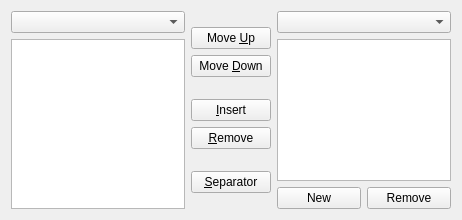
<?xml version="1.0" encoding="UTF-8"?>
<ui version="4.0">
 <class>Toolbar_Editor</class>
 <widget class="QWidget" name="Toolbar_Editor">
  <property name="geometry">
   <rect>
    <x>0</x>
    <y>0</y>
    <width>462</width>
    <height>220</height>
   </rect>
  </property>
  <property name="minimumSize">
   <size>
    <width>330</width>
    <height>220</height>
   </size>
  </property>
  <layout class="QGridLayout" name="gridLayout">
   <item row="0" column="0">
    <widget class="QComboBox" name="combo_menu">
     <property name="toolTip">
      <string>Select a menu</string>
     </property>
     <property name="whatsThis">
      <string>Lists the available menus to get the corresponding actions</string>
     </property>
    </widget>
   </item>
   <item row="0" column="2">
    <widget class="QComboBox" name="combo_toolbar">
     <property name="toolTip">
      <string>Select toolbar</string>
     </property>
     <property name="whatsThis">
      <string>List the available toolbars. The selected one will be edited</string>
     </property>
    </widget>
   </item>
   <item row="1" column="2">
    <widget class="QListWidget" name="list_toolbar">
     <property name="whatsThis">
      <string>Lists the actions in the selected toolbar</string>
     </property>
    </widget>
   </item>
   <item row="2" column="2">
    <layout class="QHBoxLayout" name="horizontalLayout">
     <item>
      <widget class="QPushButton" name="button_add_toolbar">
       <property name="toolTip">
        <string>Add new Toolbar</string>
       </property>
       <property name="text">
        <string>New</string>
       </property>
       <property name="icon">
        <iconset theme="list-add">
         <normaloff>.</normaloff>.</iconset>
       </property>
      </widget>
     </item>
     <item>
      <widget class="QPushButton" name="button_remove_toolbar">
       <property name="toolTip">
        <string>Delete selected toolbar</string>
       </property>
       <property name="text">
        <string>Remove</string>
       </property>
       <property name="icon">
        <iconset theme="list-remove">
         <normaloff>.</normaloff>.</iconset>
       </property>
      </widget>
     </item>
    </layout>
   </item>
   <item row="1" column="0" rowspan="2">
    <widget class="QListWidget" name="list_menu">
     <property name="whatsThis">
      <string>Lists the available actions for the selected menu</string>
     </property>
    </widget>
   </item>
   <item row="0" column="1" rowspan="3">
    <layout class="QVBoxLayout" name="verticalLayout">
     <item>
      <spacer name="verticalSpacer_3">
       <property name="orientation">
        <enum>Qt::Vertical</enum>
       </property>
       <property name="sizeHint" stdset="0">
        <size>
         <width>20</width>
         <height>40</height>
        </size>
       </property>
      </spacer>
     </item>
     <item>
      <widget class="QPushButton" name="button_up">
       <property name="toolTip">
        <string>Move Up</string>
       </property>
       <property name="whatsThis">
        <string>Moves the selected toolbar item up</string>
       </property>
       <property name="text">
        <string>Move &amp;Up</string>
       </property>
       <property name="icon">
        <iconset theme="arrow-up">
         <normaloff>.</normaloff>.</iconset>
       </property>
      </widget>
     </item>
     <item>
      <widget class="QPushButton" name="button_down">
       <property name="toolTip">
        <string>Move Down</string>
       </property>
       <property name="whatsThis">
        <string>moves the selected toolbar item down</string>
       </property>
       <property name="text">
        <string>Move &amp;Down</string>
       </property>
       <property name="icon">
        <iconset theme="arrow-down">
         <normaloff>.</normaloff>.</iconset>
       </property>
      </widget>
     </item>
     <item>
      <spacer name="verticalSpacer_2">
       <property name="orientation">
        <enum>Qt::Vertical</enum>
       </property>
       <property name="sizeHint" stdset="0">
        <size>
         <width>20</width>
         <height>40</height>
        </size>
       </property>
      </spacer>
     </item>
     <item>
      <widget class="QPushButton" name="button_insert">
       <property name="toolTip">
        <string>Insert</string>
       </property>
       <property name="whatsThis">
        <string>Adds the selected menu action to the toolbar</string>
       </property>
       <property name="text">
        <string>&amp;Insert</string>
       </property>
       <property name="icon">
        <iconset theme="list-add">
         <normaloff>.</normaloff>.</iconset>
       </property>
      </widget>
     </item>
     <item>
      <widget class="QPushButton" name="button_remove">
       <property name="toolTip">
        <string>Remove</string>
       </property>
       <property name="whatsThis">
        <string>Removes the selected item from the active toolbar</string>
       </property>
       <property name="text">
        <string>&amp;Remove</string>
       </property>
       <property name="icon">
        <iconset theme="list-remove">
         <normaloff>.</normaloff>.</iconset>
       </property>
      </widget>
     </item>
     <item>
      <spacer name="verticalSpacer">
       <property name="orientation">
        <enum>Qt::Vertical</enum>
       </property>
       <property name="sizeHint" stdset="0">
        <size>
         <width>20</width>
         <height>40</height>
        </size>
       </property>
      </spacer>
     </item>
     <item>
      <widget class="QPushButton" name="button_insert_separator">
       <property name="whatsThis">
        <string>Separator</string>
       </property>
       <property name="text">
        <string>&amp;Separator</string>
       </property>
       <property name="icon">
        <iconset theme="insert-horizontal-rule">
         <normaloff>.</normaloff>.</iconset>
       </property>
      </widget>
     </item>
     <item>
      <spacer name="verticalSpacer_4">
       <property name="orientation">
        <enum>Qt::Vertical</enum>
       </property>
       <property name="sizeHint" stdset="0">
        <size>
         <width>20</width>
         <height>40</height>
        </size>
       </property>
      </spacer>
     </item>
    </layout>
   </item>
  </layout>
 </widget>
 <resources/>
 <connections>
  <connection>
   <sender>combo_toolbar</sender>
   <signal>currentIndexChanged(QString)</signal>
   <receiver>Toolbar_Editor</receiver>
   <slot>update_list_toolbar(QString)</slot>
   <hints>
    <hint type="sourcelabel">
     <x>294</x>
     <y>22</y>
    </hint>
    <hint type="destinationlabel">
     <x>409</x>
     <y>18</y>
    </hint>
   </hints>
  </connection>
 </connections>
 <slots>
  <slot>update_list_toolbar(QString)</slot>
 </slots>
</ui>
